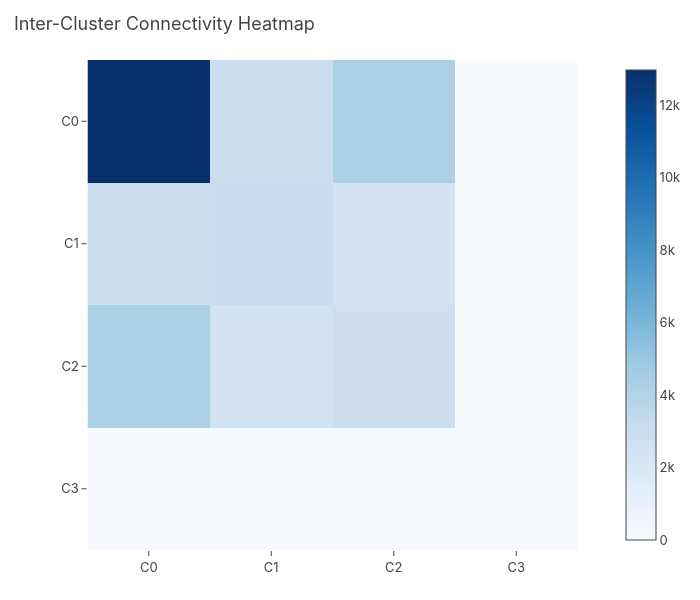

This figure's notebook cell:
### Code cell
# Inter-cluster connectivity heatmap
clusters_list = sorted(set(partition.values()))
n_clusters = min(len(clusters_list), 15)  # limit for readability
top_cluster_ids = cluster_sizes.head(n_clusters)['cluster_id'].values

connectivity = np.zeros((n_clusters, n_clusters))
for u, v in G.edges():
    cu, cv = partition.get(u), partition.get(v)
    if cu in top_cluster_ids and cv in top_cluster_ids:
        i = list(top_cluster_ids).index(cu)
        j = list(top_cluster_ids).index(cv)
        connectivity[i][j] += 1
        connectivity[j][i] += 1

fig = px.imshow(connectivity, x=[f'C{c}' for c in top_cluster_ids],
    y=[f'C{c}' for c in top_cluster_ids],
    color_continuous_scale='Blues', title='Inter-Cluster Connectivity Heatmap')
fig.update_layout(height=600, width=700)
fig.show()

### Figure 1 — Plotly figure (JSON) as saved in the notebook; plotly's stock layout.template omitted (floating-point values rounded to 4 significant figures)
{"data": [{"coloraxis": "coloraxis", "hovertemplate": "x: %{x}<br>y: %{y}<br>color: %{z}<extra></extra>", "name": "0", "type": "heatmap", "x": ["C0", "C1", "C2", "C3"], "xaxis": "x", "y": ["C0", "C1", "C2", "C3"], "yaxis": "y", "z": [[12970.0, 2988.0, 4303.0, 0.0], [2988.0, 3102.0, 2449.0, 0.0], [4303.0, 2449.0, 2792.0, 0.0], [0.0, 0.0, 0.0, 0.0]]}], "layout": {"coloraxis": {"colorscale": [[0.0, "rgb(247,251,255)"], [0.125, "rgb(222,235,247)"], [0.25, "rgb(198,219,239)"], [0.375, "rgb(158,202,225)"], [0.5, "rgb(107,174,214)"], [0.625, "rgb(66,146,198)"], [0.75, "rgb(33,113,181)"], [0.875, "rgb(8,81,156)"], [1.0, "rgb(8,48,107)"]]}, "height": 600, "title": {"text": "Inter-Cluster Connectivity Heatmap"}, "width": 700, "xaxis": {"anchor": "y", "constrain": "domain", "domain": [0.0, 1.0], "scaleanchor": "y"}, "yaxis": {"anchor": "x", "autorange": "reversed", "constrain": "domain", "domain": [0.0, 1.0]}}}
